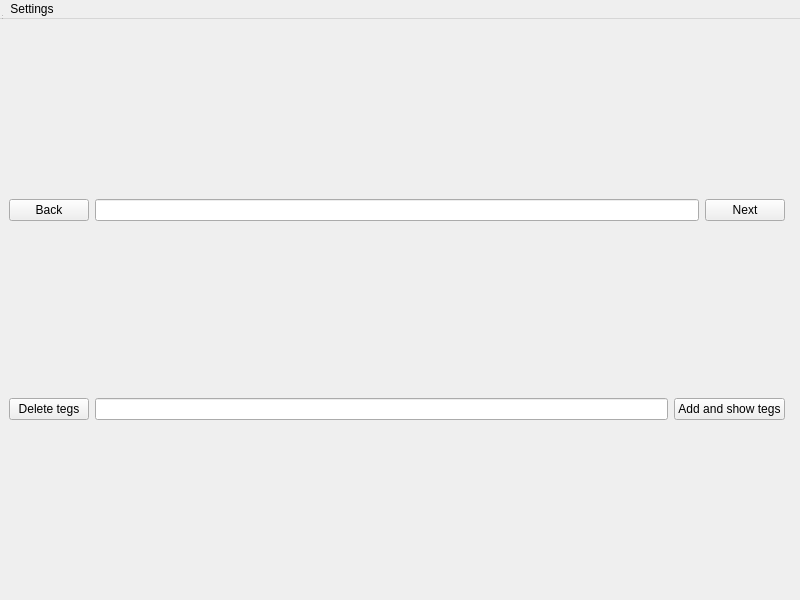
<?xml version="1.0" encoding="UTF-8"?>
<ui version="4.0">
 <class>MainWindow</class>
 <widget class="QMainWindow" name="MainWindow">
  <property name="geometry">
   <rect>
    <x>0</x>
    <y>0</y>
    <width>800</width>
    <height>600</height>
   </rect>
  </property>
  <property name="windowTitle">
   <string>MainWindow</string>
  </property>
  <widget class="QWidget" name="centralwidget">
   <layout class="QHBoxLayout" name="horizontalLayout_2">
    <item>
     <layout class="QHBoxLayout" name="horizontalLayout"/>
    </item>
    <item>
     <layout class="QVBoxLayout" name="verticalLayout">
      <item>
       <layout class="QHBoxLayout" name="images"/>
      </item>
      <item>
       <layout class="QHBoxLayout" name="change_images">
        <item>
         <widget class="QPushButton" name="button_back">
          <property name="text">
           <string>Back</string>
          </property>
         </widget>
        </item>
        <item>
         <widget class="QLineEdit" name="lineEdit_tegs"/>
        </item>
        <item>
         <widget class="QPushButton" name="button_next">
          <property name="text">
           <string>Next</string>
          </property>
         </widget>
        </item>
       </layout>
      </item>
      <item>
       <layout class="QHBoxLayout" name="add_tegs">
        <item>
         <widget class="QPushButton" name="pushButton_show_tegs">
          <property name="text">
           <string>Delete tegs</string>
          </property>
         </widget>
        </item>
        <item>
         <widget class="QLineEdit" name="lineEdit_add_tegs"/>
        </item>
        <item>
         <widget class="QPushButton" name="button_add">
          <property name="text">
           <string>Add and show tegs</string>
          </property>
         </widget>
        </item>
       </layout>
      </item>
     </layout>
    </item>
    <item>
     <widget class="QWidget" name="verticalLayoutWidget_4" native="true"/>
    </item>
   </layout>
  </widget>
  <widget class="QMenuBar" name="menubar">
   <property name="geometry">
    <rect>
     <x>0</x>
     <y>0</y>
     <width>800</width>
     <height>26</height>
    </rect>
   </property>
   <widget class="QStatusBar" name="statusbar">
    <property name="geometry">
     <rect>
      <x>0</x>
      <y>0</y>
      <width>3</width>
      <height>21</height>
     </rect>
    </property>
   </widget>
   <widget class="QMenu" name="menuSettings">
    <property name="title">
     <string>Settings</string>
    </property>
    <addaction name="actionChoose_a_folder"/>
   </widget>
   <addaction name="menuSettings"/>
  </widget>
  <action name="actionChoose_a_folder">
   <property name="text">
    <string>Choose folder</string>
   </property>
  </action>
 </widget>
 <resources/>
 <connections>
  <connection>
   <sender>actionChoose_a_folder</sender>
   <signal>triggered()</signal>
   <receiver>MainWindow</receiver>
   <slot>choose_folder()</slot>
   <hints>
    <hint type="sourcelabel">
     <x>-1</x>
     <y>-1</y>
    </hint>
    <hint type="destinationlabel">
     <x>399</x>
     <y>299</y>
    </hint>
   </hints>
  </connection>
 </connections>
 <slots>
  <slot>choose_folder()</slot>
 </slots>
</ui>
